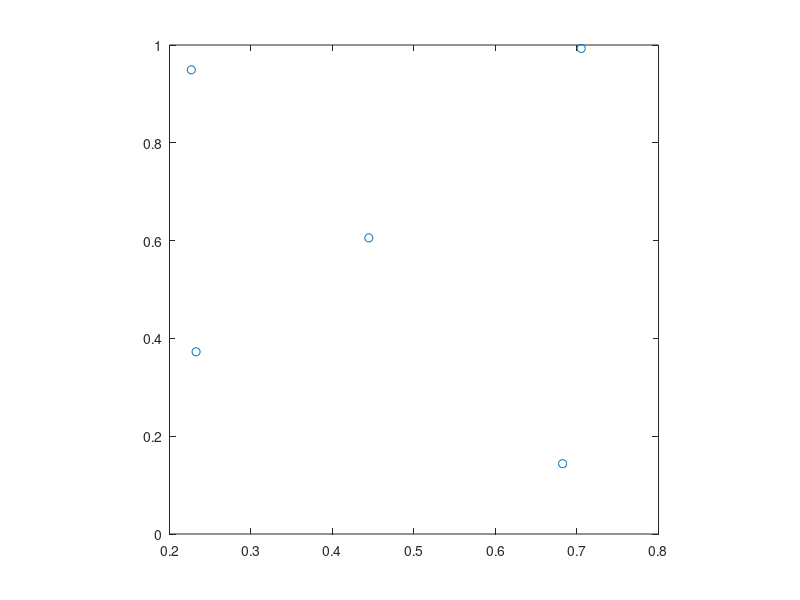

This figure's MATLAB source:
data_n = 5;
data = rand(data_n, 1)+sqrt(-1)*rand(data_n, 1);
plot(data, 'o'); axis square

distance = zeros(data_n, data_n);
[xx, yy] = meshgrid(real(data), imag(data));
distance = sqrt((xx - xx').^2 + (yy - yy').^2);
